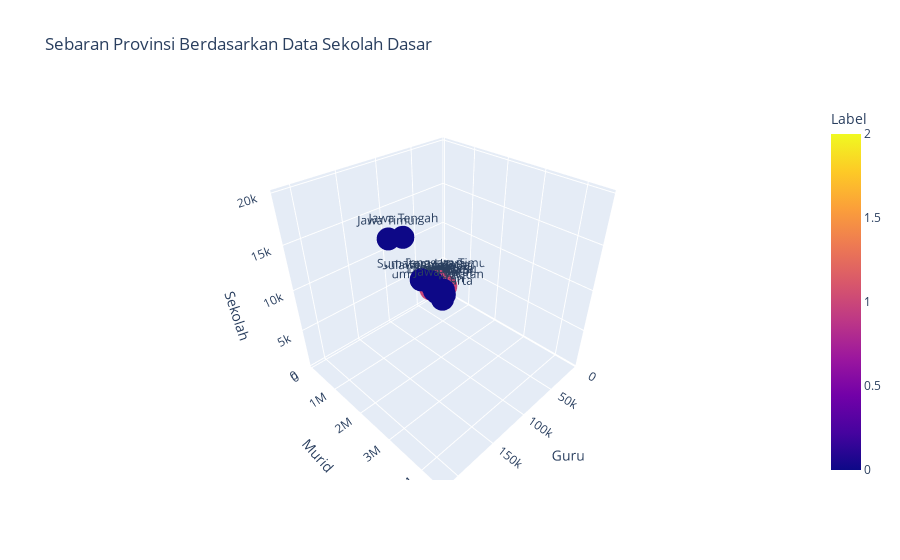

Notebook source saved alongside this figure:
### Markdown cell above
#### Dengan Outlier

### Code cell
figure = plotly_express.scatter_3d(df_new,
                 x='Guru', y='Murid',
                 z='Sekolah', color="Label", text="Provinsi",
                 title="Sebaran Provinsi Berdasarkan Data Sekolah Dasar")
 
figure.update_layout(showlegend=True)
 
figure.show()

### Figure 1 — Plotly figure (JSON) as saved in the notebook; plotly's stock layout.template omitted (floating-point values rounded to 4 significant figures)
{"data": [{"hovertemplate": "Guru=%{x}<br>Murid=%{y}<br>Sekolah=%{z}<br>Provinsi=%{text}<br>Label=%{marker.color}<extra></extra>", "legendgroup": "", "marker": {"color": [1, 0, 1, 0, 1, 0, 2, 0, 2, 2, 0, 0, 0, 2, 0, 0, 1, 1, 0, 1, 2, 1, 1, 2, 2, 2, 0, 2, 2, 2, 2, 2, 2, 1], "coloraxis": "coloraxis", "symbol": "circle"}, "mode": "markers+text", "name": "", "scene": "scene", "showlegend": false, "text": ["Aceh", "Sumatera Utara", "Sumatera Barat", "Riau", "Jambi", "Sumatera Selatan", "Bengkulu", "Lampung", "Kepulauan Bangka Belitung", "Kepulauan Riau", "DKI Jakarta", "Jawa Barat", "Jawa Tengah", "DI Yogyakarta", "Jawa Timur", "Banten", "Bali", "Nusa Tenggara Barat", "Nusa Tenggara Timur", "Kalimantan Barat", "Kalimantan Tengah", "Kalimantan Selatan", "Kalimantan Timur", "Kalimantan Utara", "Sulawesi Utara", "Sulawesi Tengah", "Sulawesi Selatan", "Sulawesi Tenggara", "Gorontalo", "Sulawesi Barat", "Maluku", "Maluku Utara", "Papua Barat", "Papua"], "type": "scatter3d", "x": [48541, 109585, 46833, 51378, 27161, 59861, 16035, 57711, 9678, 14033, 40344, 212849, 173671, 20455, 186798, 56887, 25719, 42159, 54285, 39540, 25485, 30182, 26112, 6095, 18795, 27175, 70404, 25567, 8392, 13755, 17969, 12037, 9791, 20227], "y": [486958, 1548652, 597218, 773526, 368694, 882534, 194381, 799619, 162722, 225575, 765090, 4450934, 2631174, 274438, 2579913, 1185883, 382864, 509469, 669225, 565648, 275040, 356919, 412229, 78529, 215237, 307722, 880177, 291723, 108142, 143993, 207996, 140564, 131171, 472552], "z": [3529, 9782, 4260, 3791, 2463, 4696, 1398, 4732, 832, 973, 2239, 19659, 18760, 1848, 19007, 4634, 2416, 3309, 5203, 4438, 2648, 2915, 1919, 485, 2203, 2926, 6438, 2345, 928, 1326, 1812, 1315, 1104, 2642]}], "layout": {"coloraxis": {"colorbar": {"title": {"text": "Label"}}, "colorscale": [[0, "#0d0887"], [0.1111, "#46039f"], [0.2222, "#7201a8"], [0.3333, "#9c179e"], [0.4444, "#bd3786"], [0.5556, "#d8576b"], [0.6667, "#ed7953"], [0.7778, "#fb9f3a"], [0.8889, "#fdca26"], [1, "#f0f921"]]}, "legend": {"tracegroupgap": 0}, "scene": {"domain": {"x": [0, 1], "y": [0, 1]}, "xaxis": {"title": {"text": "Guru"}}, "yaxis": {"title": {"text": "Murid"}}, "zaxis": {"title": {"text": "Sekolah"}}}, "showlegend": true, "title": {"text": "Sebaran Provinsi Berdasarkan Data Sekolah Dasar"}}}
